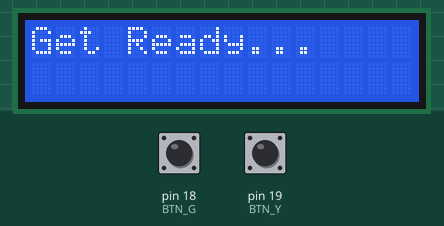
This sketch was run on a simulated Arduino Uno, built with avr-gcc and run on an emulated ATmega328P. Parts: 16×2 character LCD. Inputs (shaded band) come from the test bench; at power-on: pin 18 (BTN_G) HIGH, pin 19 (BTN_Y) HIGH. Random numbers use the default seed unless the sketch sets one.

Above: at 6.2 s.
6.3 s: pin 18 (BTN_G) pulled LOW for 3.2 s
At 9.6 s:
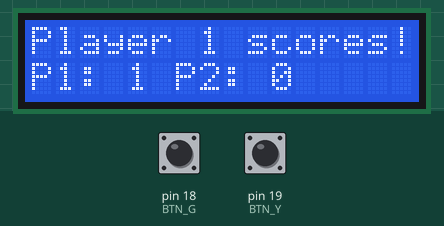
12.5 s: pin 19 (BTN_Y) pulled LOW for 0.15 s
At 12.9 s:
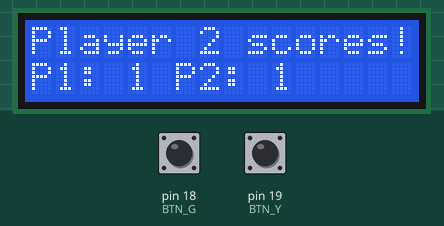
15.6 s: pin 19 (BTN_Y) pulled LOW for 3.2 s
At 19.1 s:
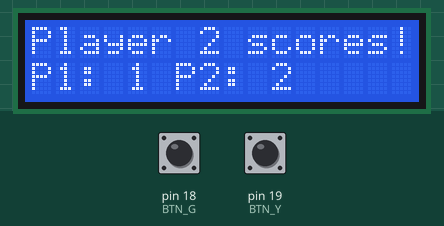
21.7 s: pin 18 (BTN_G) pulled LOW for 3.2 s
At 25.0 s:
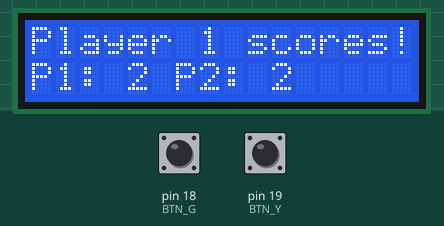
Timing chart, 0 to 26.5 s (numbered marks = the images above; inputs shaded):
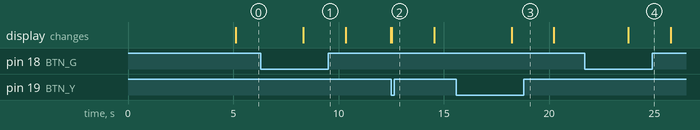

The sketch:

ReflexGame.ino
```cpp
#include <Wire.h>
#include <LiquidCrystal_I2C.h>

LiquidCrystal_I2C lcd(0x27, 16, 2);

// Buttons (connected to GND)
const int BTN_G = 18; // Player 1
const int BTN_Y = 19; // Player 2

int scoreG = 0;
int scoreY = 0;

void setup() {
  lcd.begin();
  lcd.backlight();

  pinMode(BTN_G, INPUT_PULLUP); // Use internal pull-up
  pinMode(BTN_Y, INPUT_PULLUP);

  lcd.setCursor(0, 0);
  lcd.print("  Reflex Game!");
  lcd.setCursor(0, 1);
  lcd.print(" First to 5 wins");
  delay(5000);

  randomSeed(analogRead(0)); // Initialize random seed
}

void loop() {
  // Reset scores at the beginning
  scoreG = 0;
  scoreY = 0;

  while (scoreG < 5 && scoreY < 5) {
    // Random delay before "GO!" to make it unpredictable
    int waitTime = random(2000, 5000); // between 2s and 5s

    lcd.clear();
    lcd.setCursor(0, 0);
    lcd.print("Get Ready...");
    delay(waitTime);

    lcd.clear();
    lcd.setCursor(6, 0);
    lcd.print("GO!");

    // Wait for first button press
    int winner = -1;
    while (winner == -1) {
      if (digitalRead(BTN_G) == LOW) {
        winner = 0; // Player 1
      } else if (digitalRead(BTN_Y) == LOW) {
        winner = 1; // Player 2
      }
    }

    // Update score
    if (winner == 0) scoreG++;
    else scoreY++;

    // Display result
    lcd.clear();
    lcd.setCursor(0, 0);
    lcd.print("Player ");
    lcd.print(winner + 1);
    lcd.print(" scores!");
    lcd.setCursor(0, 1);
    lcd.print("P1: ");
    lcd.print(scoreG);
    lcd.print(" P2: ");
    lcd.print(scoreY);
    delay(2000);
  }

  // Game Over screen
  lcd.clear();
  lcd.setCursor(0, 0);
  lcd.print("      WOHO!");
  lcd.setCursor(0, 1);
  lcd.print(scoreG == 5 ? "Player 1 Wins!" : "Player 2 Wins!");
  delay(5000);

  // Restart info
  lcd.clear();
  lcd.setCursor(0, 0);
  lcd.print("Starting again!");
  lcd.setCursor(0, 1);
  lcd.print("Credits: BATOUT");
  delay(4000);
}
```

Measured:
- after the input at 12.5 s, the display: changes at once (image 2)
